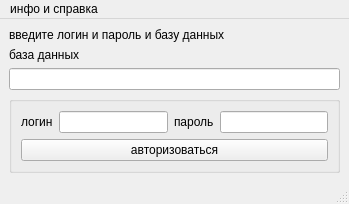
<?xml version="1.0" encoding="UTF-8"?>
<ui version="4.0">
 <class>MainWindow</class>
 <widget class="QMainWindow" name="MainWindow">
  <property name="geometry">
   <rect>
    <x>0</x>
    <y>0</y>
    <width>349</width>
    <height>188</height>
   </rect>
  </property>
  <property name="windowTitle">
   <string>авторизация</string>
  </property>
  <property name="windowIcon">
   <iconset>
    <normaloff>car.ico</normaloff>car.ico</iconset>
  </property>
  <widget class="QWidget" name="centralwidget">
   <layout class="QGridLayout" name="gridLayout">
    <item row="2" column="0">
     <widget class="QLineEdit" name="baza"/>
    </item>
    <item row="0" column="0">
     <widget class="QLabel" name="label_42">
      <property name="text">
       <string>введите логин и пароль и базу данных</string>
      </property>
     </widget>
    </item>
    <item row="3" column="0" alignment="Qt::AlignTop">
     <widget class="QGroupBox" name="groupBox">
      <layout class="QVBoxLayout" name="verticalLayout">
       <item>
        <layout class="QHBoxLayout" name="horizontalLayout">
         <item alignment="Qt::AlignRight">
          <widget class="QLabel" name="label_7">
           <property name="text">
            <string>логин</string>
           </property>
          </widget>
         </item>
         <item>
          <widget class="QLineEdit" name="login"/>
         </item>
         <item alignment="Qt::AlignRight">
          <widget class="QLabel" name="label_6">
           <property name="text">
            <string>пароль</string>
           </property>
          </widget>
         </item>
         <item alignment="Qt::AlignRight">
          <widget class="QLineEdit" name="parol">
           <property name="echoMode">
            <enum>QLineEdit::Password</enum>
           </property>
          </widget>
         </item>
        </layout>
       </item>
       <item>
        <widget class="QPushButton" name="avtor_2">
         <property name="text">
          <string>авторизоваться</string>
         </property>
        </widget>
       </item>
      </layout>
     </widget>
    </item>
    <item row="1" column="0">
     <widget class="QLabel" name="label">
      <property name="text">
       <string>база данных</string>
      </property>
     </widget>
    </item>
   </layout>
  </widget>
  <widget class="QMenuBar" name="menubar">
   <property name="geometry">
    <rect>
     <x>0</x>
     <y>0</y>
     <width>349</width>
     <height>21</height>
    </rect>
   </property>
   <widget class="QMenu" name="menu">
    <property name="title">
     <string>инфо и справка</string>
    </property>
    <addaction name="info"/>
    <addaction name="spravka"/>
   </widget>
   <addaction name="menu"/>
  </widget>
  <widget class="QStatusBar" name="statusbar"/>
  <action name="info">
   <property name="text">
    <string>инфо</string>
   </property>
  </action>
  <action name="spravka">
   <property name="text">
    <string>справка</string>
   </property>
  </action>
 </widget>
 <resources/>
 <connections/>
</ui>
